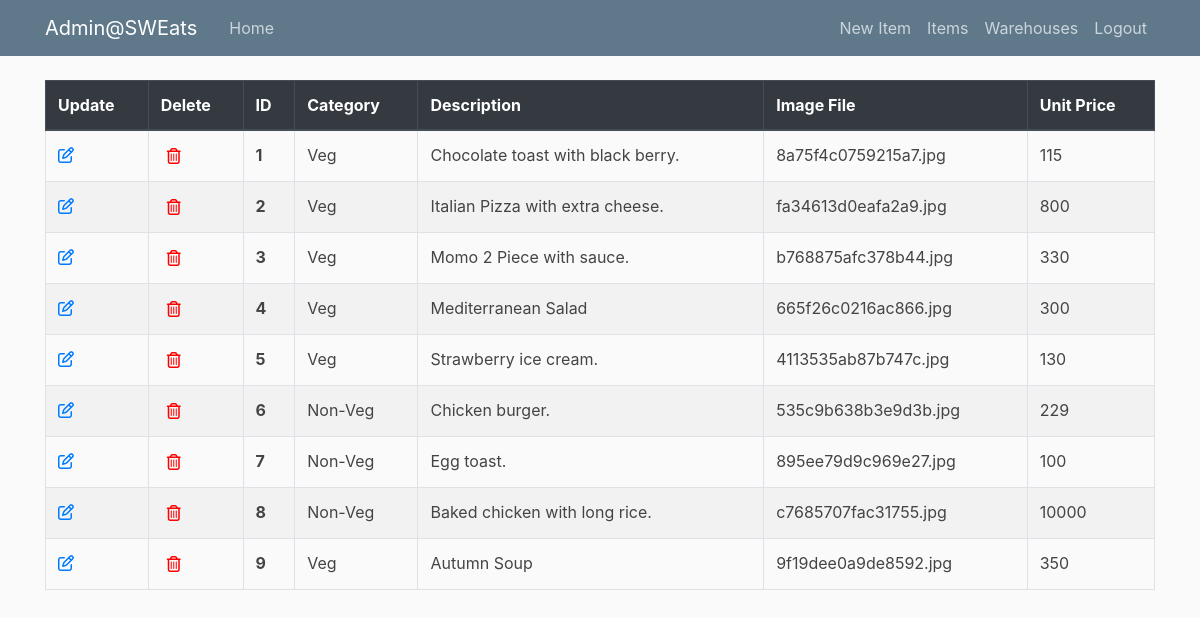
Page /admin/item (signed in) on the committed database.
### sweats/models.py (models this page shows, shortened)
class Item(db.Model):
    __tablename__ = 'items'
    id = db.Column(db.Integer , primary_key=True)
    category = db.Column(db.String(20))
    description = db.Column(db.String(200), nullable=False)
    image_file = db.Column(db.String(20), nullable=False)
    unit_price = db.Column(db.Integer , nullable=False)
    order_items = db.relationship('OrderItem' , backref='item' , lazy=True)

### sweats/routes/admin_routes.py (the view)
@app.route('/admin/<model_name>')
@login_required
def model(model_name):
    if not current_user.admin:
        abort(403)
    model_instance = ''
    if model_name == "item":
        model_instance = Item
        title = "Items"
        template_name = 'items.html'
    elif model_name == "warehouse":
        model_instance = Warehouse
        title = "Warehouses"
        template_name = 'warehouses.html'
    items = model_instance.query.all()
    return render_template('admin/'+template_name, title=title, items=items)

### sweats/models.py (called while the page is built)
@login_manager.user_loader
def load_user(user_id):
    return Customer.query.get(int(user_id))

### sweats/templates/admin/items.html
{% extends "admin/home.html" %}
{% block nav %}
    <a class="nav-item nav-link" href="{{ url_for('new_model', model_name='item') }}">New Item</a>
{% endblock nav %}
{% block content %}
<table class="table table-bordered">
    <thead class="thead-dark">
    <tr>
        <th scope="col">Update</th>
        <th scope="col">Delete</th>
        <th scope="col">ID</th>
        <th scope="col">Category</th>
        <th scope="col">Description</th>
        <th scope="col">Image File</th>
        <th scope="col">Unit Price</th>
    </tr>
    </thead>
    <tbody>
    {% for item in items %}
        <tr class="table-row" data-href="#">
            <td><a href="{{ url_for('update_item', item_id=item.id) }}"><i class="far fa-edit"></i></a></td>
            <td><form class="delete-item-form" action="{{ url_for('delete_model_instance', model_name='item', instance_id=item.id) }}" method="POST"><button type="submit" class="delete-button"><i class="far fa-trash-alt"></i></button></form></td>
            <th scope="row">{{ item.id }}</th>
            <td>{{ item.category }}</td>
            <td>{{ item.description }}</td>
            <td>{{ item.image_file }}</td>
            <td>{{ item.unit_price }}</td>
        </tr>
    {% endfor %}
    </tbody>
</table>
{% endblock content %}

### sweats/static/main.css (style rules this page uses)
body { background: #fafafa; color: #333333; margin-top: 5rem; }
.site-header .navbar-nav .nav-link { color: #cbd5db; }
.table-row { cursor: pointer; color: #444444; }
.table tr:nth-child(even) { background-color: #f2f2f2; }
.delete-button { background-color: Transparent; background-repeat:no-repeat; border: none; cursor:pointer; overflow: hidden; outline:none; }
.fa-trash-alt { color:red; }

### rows in the picture
Item: id "1", category "Veg", description "Chocolate toast with black berry.", image_file "8a75f4c0759215a7.jpg", unit_price "115"
Item: id "2", category "Veg", description "Italian Pizza with extra cheese.", image_file "fa34613d0eafa2a9.jpg", unit_price "800"
Item: id "3", category "Veg", description "Momo 2 Piece with sauce.", image_file "b768875afc378b44.jpg", unit_price "330"
Item: id "4", category "Veg", description "Mediterranean Salad", image_file "665f26c0216ac866.jpg", unit_price "300"
Item: id "5", category "Veg", description "Strawberry ice cream.", image_file "4113535ab87b747c.jpg", unit_price "130"
Item: id "6", category "Non-Veg", description "Chicken burger.", image_file "535c9b638b3e9d3b.jpg", unit_price "229"
Item: id "7", category "Non-Veg", description "Egg toast.", image_file "895ee79d9c969e27.jpg", unit_price "100"
Item: id "8", category "Non-Veg", description "Baked chicken with long rice.", image_file "c7685707fac31755.jpg", unit_price "10000"
Item: id "9", category "Veg", description "Autumn Soup", image_file "9f19dee0a9de8592.jpg", unit_price "350"
